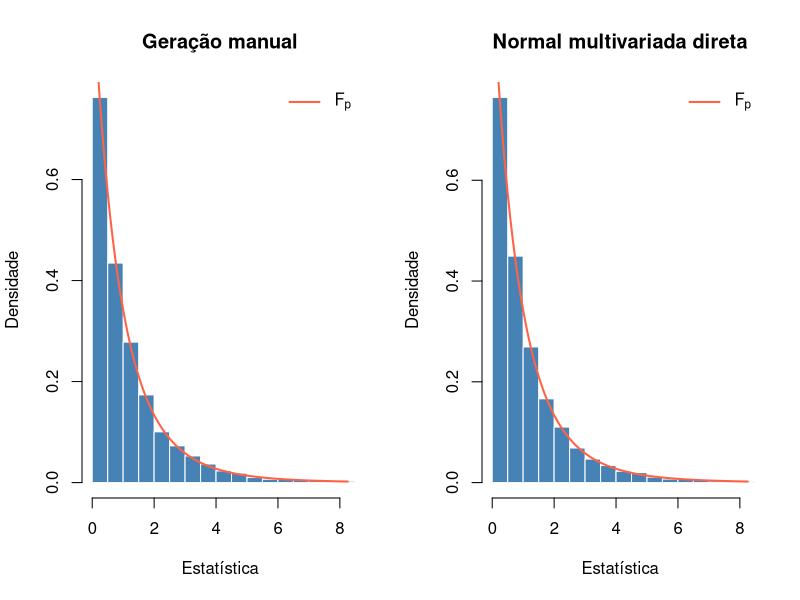

Reproduce this figure in R.
## ---- chunk 1
set.seed(25)

p <- 2
n <- 15
Sigma <- matrix(c(4, 2, 2, 3), nrow = 2, byrow = TRUE)
mu <- 10 * runif(p)
MC <- 10000

estatistica_hotelling <- function(x, mu) {
  # Cada coluna de x é uma observação.
  n <- ncol(x)
  p <- nrow(x)
  xbar <- rowMeans(x)
  centralizada <- sweep(x, 1, xbar)
  S2 <- centralizada %*% t(centralizada) / n
  diferenca <- xbar - mu
  as.numeric((n - p) / p * crossprod(diferenca, solve(S2, diferenca)))
}

estatisticas_manual <- numeric(MC)
estatisticas_direta <- numeric(MC)

# Geração manual: X = mu + Sigma^(1/2) Z, com Z ~ N_p(0, I).
raiz_Sigma <- t(chol(Sigma))
for (i in seq_len(MC)) {
  x_manual <- mu + raiz_Sigma %*% matrix(rnorm(p * n), nrow = p)
  x_direta <- t(MASS::mvrnorm(n, mu = mu, Sigma = Sigma))
  estatisticas_manual[i] <- estatistica_hotelling(x_manual, mu)
  estatisticas_direta[i] <- estatistica_hotelling(x_direta, mu)
}

quantil <- qf(0.95, df1 = p, df2 = n - p)
cat(sprintf(
  "Cobertura empírica pela geração manual: %.2f%%\n",
  100 * mean(estatisticas_manual <= quantil)
))
cat(sprintf(
  "Cobertura empírica pela geração direta: %.2f%%\n",
  100 * mean(estatisticas_direta <= quantil)
))

op <- par(mfrow = c(1, 2))
limite <- max(
  quantile(estatisticas_manual, 0.995),
  quantile(estatisticas_direta, 0.995)
)
for (j in seq_along(list(estatisticas_manual, estatisticas_direta))) {
  estatisticas <- list(estatisticas_manual, estatisticas_direta)[[j]]
  titulo <- c("Geração manual", "Normal multivariada direta")[j]
  hist(estatisticas, probability = TRUE, breaks = 50,
       main = titulo, xlab = "Estatística", ylab = "Densidade",
       col = "steelblue", border = "white", xlim = c(0, limite))
  curve(df(x, df1 = p, df2 = n - p), add = TRUE,
        col = "tomato", lwd = 2)
  legend("topright", legend = expression(F[p,n-p]),
         col = "tomato", lty = 1, lwd = 2, bty = "n")
}
par(op)
